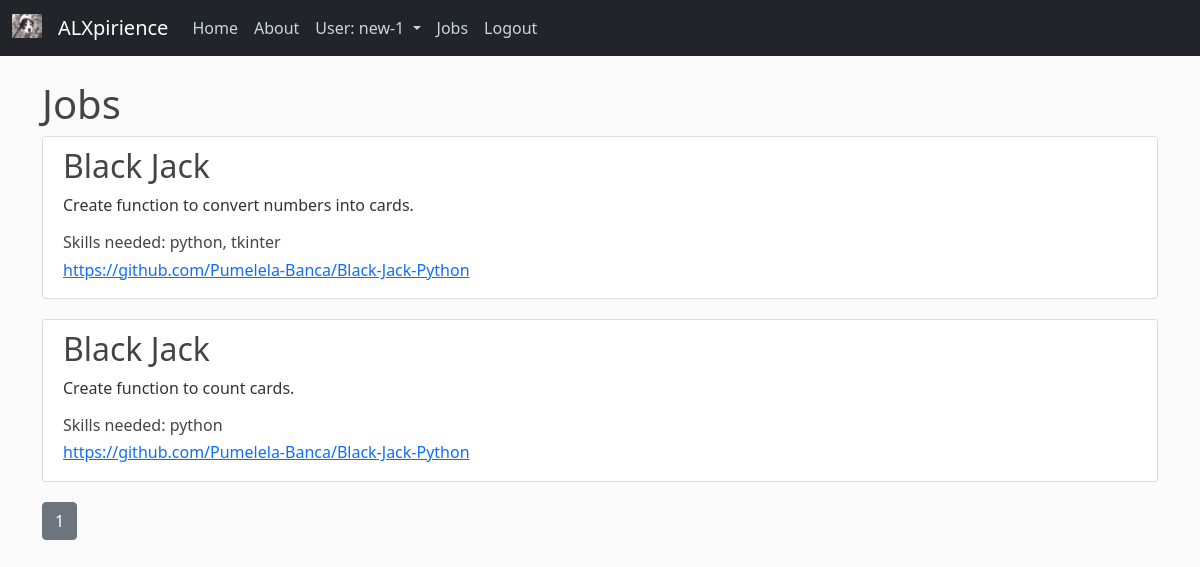
Screenshot of /home (signed in) with the database file from the repository.
### expirience/data_base.py (models this page shows, shortened)
class User(db.Model, UserMixin):
    id = db.Column(db.Integer, primary_key=True, autoincrement=True)
    username = db.Column(db.String(20), unique=True, nullable=False)
    email = db.Column(db.String(120), unique=True, nullable=False)
    git_hub = db.Column(db.String(120), nullable=False)
    country = db.Column(db.String(40), nullable=False)
    password = db.Column(db.String(60), nullable=False)
    image_file = db.Column(db.String(20), nullable=False, default='default.jpg')
    skills = db.relationship('Skills', backref='author', lazy=True)
    projects = db.relationship('Projects', backref='author', lazy=True)

class Projects(db.Model):
    id = db.Column(db.Integer, primary_key=True, autoincrement=True)
    project_name = db.Column(db.String(100), nullable=False)
    project_description = db.Column(db.Text, nullable=False)
    project_link = db.Column(db.String(120), nullable=False)
    skills_required = db.Column(db.String(120), nullable=False)
    project_status = db.Column(db.String(20), nullable=False, default='pending')
    user_id = db.Column(db.Integer, db.ForeignKey('user.id'), nullable=False)

### expirience/main/routes.py (the view)
@main.route('/')
@main.route('/home')
def home():
    page = request.args.get('page', 1, type=int)
    jobs = Projects.query.paginate(page=page, per_page=5)
    return render_template('home.html', title="Home", jobs=jobs)

### expirience/data_base.py (called while the page is built)
@loginManager.user_loader
def get_user(user_id):
    return User.query.get(int(user_id))

### expirience/templates/home.html (shortened to what this page needs)
<!DOCTYPE html>
<html lang="en">
<head>
    <link href="https://cdn.jsdelivr.net/npm/bootstrap@5.0.2/dist/css/bootstrap.min.css" rel="stylesheet">
    <link rel="stylesheet" type="text/css" href="{{ url_for('static', filename='main.css') }}">
</head>
<body>
    <header class="site-header">
        <nav class="navbar navbar-expand-md navbar-dark bg-dark fixed-top">
          <div class="container-fluid">
            <a class="navbar-brand" href="{{ url_for('main.home') }}">
              <img src="static/images/large.ico" alt="" width="30" height="24" class="d-inline-block align-text-top">
            </a>
            <a class="navbar-brand mr-4" href="/">ALXpirience</a>
            <div class="collapse navbar-collapse" id="navbarToggle">
              <div class="navbar-nav mr-auto">
                <a class="nav-item nav-link" href="{{ url_for('main.home') }}">Home</a>
                <a class="nav-item nav-link" href="/about">About</a>
              </div>
              <div class="navbar-nav">
                {% if current_user.is_authenticated %}
                  <a class="nav-link dropdown-toggle" href="#" id="navbarDropdown" role="button" data-bs-toggle="dropdown" aria-expanded="false">
                    User: {{ current_user.username }}
                  </a>
                    <a class="nav-item nav-link" href="{{ url_for('jobs.get_job') }}">Jobs</a>
                    <a class="nav-item nav-link" href="{{ url_for('users.logout') }}">Logout</a>
                {% else %}
                  <a class="nav-item nav-link" href="{{ url_for('users.login') }}">Login</a>
                  <a class="nav-item nav-link" href="{{ url_for('users.register') }}">Register</a>
                {% endif %}
              </div>
            </div>
          </div>
        </nav>
    </header>
    <main role="main" class="container">
      <h1>Jobs</h1>
      {% for job in jobs %}
        <article class="media content-section">
          <div class="media-body">
            <h2 class="article-title" href="#">{{ job.project_name }}</h2>
            <p class="article-content">{{ job.project_description }}</p>
            <h6 href="#">Skills needed: {{ job.skills_required }}</h6>
            <h6><a href="https://{{ job.project_link }}" target="_blank">{{ job.project_link }}</a></h6>
          </div>
        </article>
      {% endfor %}
      {% for page_num in jobs.iter_pages(left_edge=1, right_edge=1, right_current=2) %}
        {% if page_num %}
          {% if jobs.page == page_num %}
            <a class="btn btn-secondary mb-4" href="{{ url_for('main.home', page=page_num) }}">{{ page_num }}</a>
          {% else %}
            <a class="btn btn-info mb-4" href="{{ url_for('main.home', page=page_num) }}">{{ page_num }}</a>
          {% endif %}
        {% endif %}
      {% endfor %}
    </main>
</body>
</html>

### expirience/static/main.css (style rules this page uses)
body { background: #fafafa; color: #333333; margin-top: 5rem; }
h1, h2, h3, h4, h5, h6 { color: #444444; }
.site-header .navbar-nav .nav-link { color: #cbd5db; }
.content-section { background: #ffffff; padding: 10px 20px; border: 1px solid #dddddd; border-radius: 3px; margin-bottom: 20px; }
.article-title { color: #444444; }
.article-content { white-space: pre-line; }

### rows the page displays
User: username "new-1"
Projects: project_name "Black Jack", project_description "Create function to convert numbers into cards.", skills_required "python, tkinter", project_link "https://github.com/Pumelela-Banca/Black-Jack-Python"
Projects: project_name "Black Jack", project_description "Create function to count cards.", skills_required "python", project_link "https://github.com/Pumelela-Banca/Black-Jack-Python"

### other values shown
{{ page_num }} "1"
